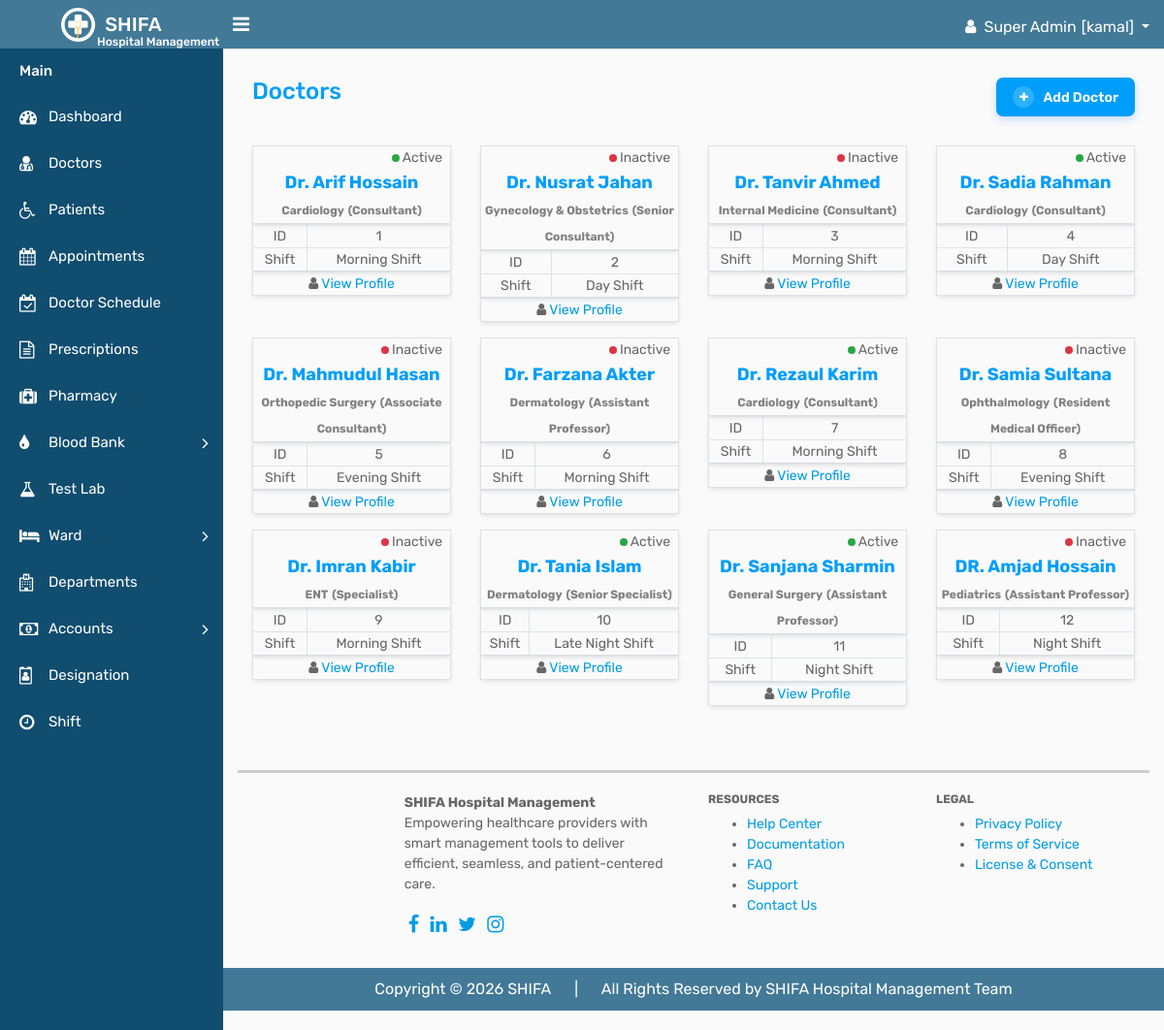
The page /doctors/doctors.php (signed in) on the database as committed earlier.
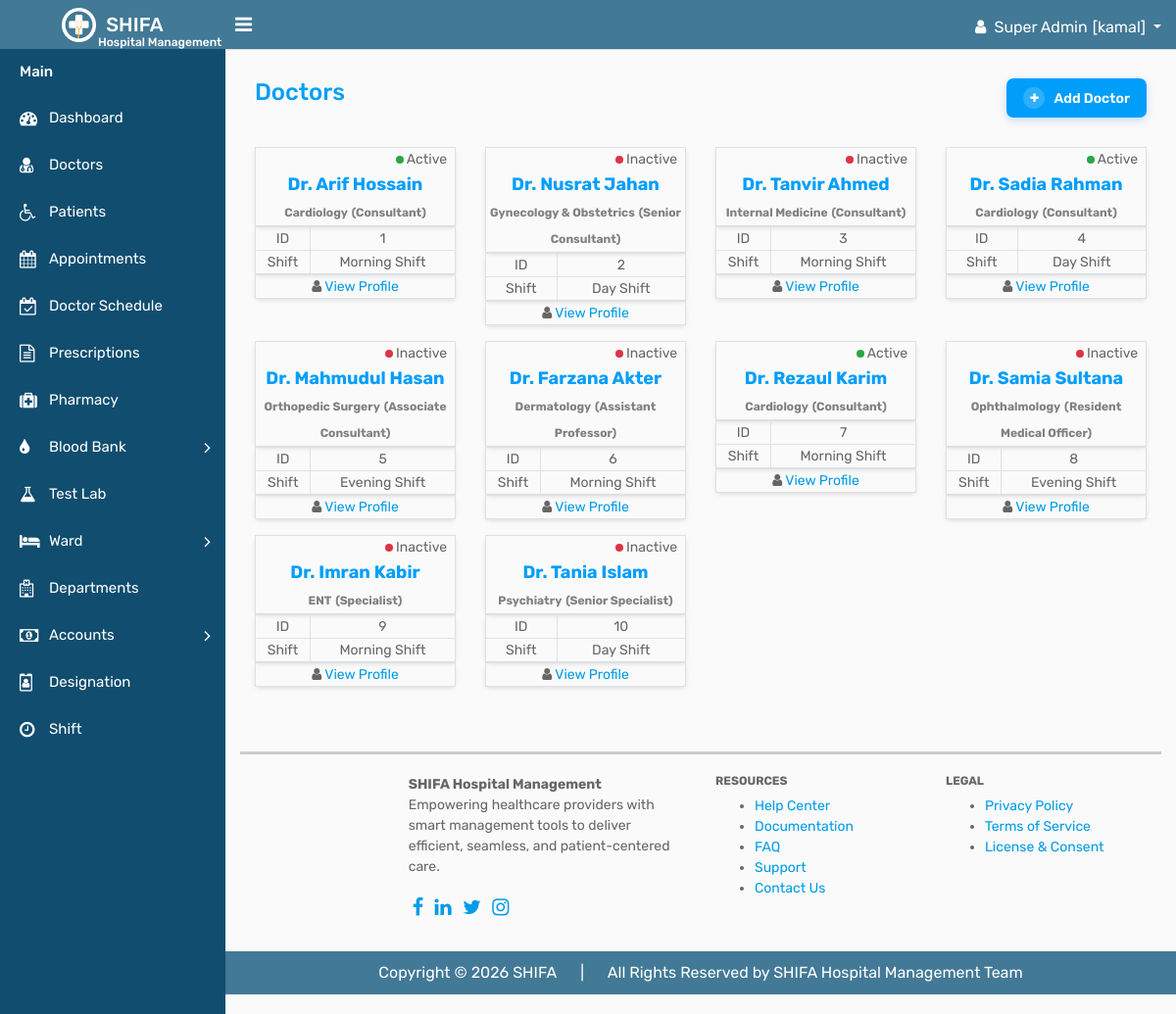
The same page on the database as committed later.
### tables this page shows
CREATE TABLE `doctors` (
  `id` int(11) NOT NULL,
  `department_id` int(11) NOT NULL,
  `designation_id` int(11) NOT NULL,
  `shift_id` int(11) NOT NULL,
  `name` varchar(100) DEFAULT NULL,
  `gender` int(11) DEFAULT NULL COMMENT '1=male,2=female,3=others',
  `specialization` varchar(100) DEFAULT NULL,
  `qualification` varchar(100) DEFAULT NULL,
  `experience` int(11) DEFAULT NULL,
  `phone` varchar(20) DEFAULT NULL,
  `email` varchar(100) DEFAULT NULL,
  `address` text DEFAULT NULL,
  `status` int(2) NOT NULL COMMENT '0=inactive,1=active',
  `created_at` timestamp NOT NULL DEFAULT current_timestamp(),
  `updated_at` timestamp NOT NULL DEFAULT current_timestamp() ON UPDATE current_timestamp(),
  `deleted_at` datetime DEFAULT NULL
);

CREATE TABLE `departments` (
  `id` int(11) NOT NULL,
  `department_name` varchar(100) DEFAULT NULL,
  `description` varchar(255) DEFAULT NULL,
  `status` int(2) DEFAULT NULL COMMENT 'active=1, inactive=0',
  `created_at` timestamp NOT NULL DEFAULT current_timestamp(),
  `updated_at` timestamp NOT NULL DEFAULT current_timestamp() ON UPDATE current_timestamp(),
  `deleted_at` datetime DEFAULT NULL
);

CREATE TABLE `designation` (
  `id` int(11) NOT NULL,
  `designation_name` varchar(100) DEFAULT NULL,
  `description` varchar(255) DEFAULT NULL,
  `status` int(2) NOT NULL COMMENT '0=inactive, 1=active',
  `created_at` timestamp NULL DEFAULT NULL,
  `updated_at` timestamp NULL DEFAULT NULL,
  `deleted_at` datetime DEFAULT NULL
);

CREATE TABLE `shift` (
  `id` int(11) NOT NULL,
  `shift_name` varchar(100) DEFAULT NULL,
  `shift_start` time DEFAULT NULL,
  `shift_end` time DEFAULT NULL,
  `status` int(2) DEFAULT NULL COMMENT '0=inactive,1=active',
  `created_at` timestamp NULL DEFAULT NULL,
  `updated_at` timestamp NULL DEFAULT NULL,
  `deleted_at` datetime DEFAULT NULL
);

### component/connection.php (called while the page is built, shortened)
<?php
    $base_url = "http://localhost/shifa/";
    require_once  ($_SERVER['DOCUMENT_ROOT'] . "/shifa/crud/crud_class.php");
    $crud = new crud_class();
?>

### crud/crud_class.php (called while the page is built, shortened)
<?php
class crud_class{
    private $host = "localhost";
    private $username = "root";
    private $password = "";
    private $database = "shifa";
    public $conn;
    public function __construct(){
        $this->conn = new mysqli($this->host, $this->username, $this->password, $this->database);
    }
    public function common_query($sql){
        $result=[
            "status"=>false,
            "data"=>[],
            "message"=>""
        ];
        $rs = $this->conn->query($sql);
        if($rs->num_rows > 0){
            $result["status"] = true;
            $result["message"] = "Records found";
            while($row = $rs->fetch_object()){
                $result["data"][] = $row;
            }
            return $result;
        } else {
            $result["message"] = "No records found";
            return $result;
        }
    }
}

### doctors/doctors.php (the view, shortened to what this page needs)
<?php require_once "../component/header.php"; ?>
<?php require_once "../component/sidebar.php"; ?>
 <div class="page-wrapper">
            <div class="content">
                <div class="row">
                    <div class="col-sm-5 col-5">
                        <h4 style="color: #009efb; font-size: 24px;">Doctors</h4>
                    </div>
                    <div class="col-sm-7 col-7 text-right m-b-30">
                        <a href="add_doctor.php" style="display:inline-flex;align-items:center;gap:9px;padding:9px 17px;background:#009efb;color:#fff;border-radius:7px;text-decoration:none;font-size:14px;font-weight:600;box-shadow:0 3px 8px rgba(13,110,253,.22);">
                        <span style="display:inline-flex;align-items:center;justify-content:center;width:22px;height:22px;background:rgba(255,255,255,.18);border-radius:50%;"><i class="fa fa-plus" style="font-size:11px;color:#fff;"></i></span>Add Doctor</a>
                    </div>
                </div>
                <div class="row">
                    <?php
                    $doctors = $crud->common_query("SELECT doctors.*,departments.department_name,designation.designation_name,shift.shift_name FROM doctors LEFT JOIN departments ON doctors.department_id = departments.id LEFT JOIN designation ON doctors.designation_id = designation.id LEFT JOIN shift ON doctors.shift_id = shift.id");
                    if ($doctors['status']) {
                        foreach ($doctors['data'] as $doctor) {
                            ?>
                <div class="col-sm-6 col-md-3 mb-3">
                    <table class="w-100" style="border: 1px solid #dee2e6; border-radius: 5px; box-shadow: 0 2px 4px rgba(0, 0, 0, 0.1);">
                        <tr>
                            <td colspan="2" class="text-right pr-2"><?php if ($doctor->status == '1') { ?><span style="display:inline-block;width:8px;height:8px;background:#28a745;border-radius:50%;"></span> Active
                            <?php } else { ?><span style="display:inline-block;width:8px;height:8px;background:#dc3545;border-radius:50%;"></span> Inactive<?php } ?></td>
                        </tr>
                        <tr>
                            <th class="text-center" colspan="2" style="font-size: 18px; color: #009efb;"><?= htmlspecialchars($doctor->name) ?><br>
                                            <span style="font-size: 12px; color: gray;"><?= htmlspecialchars($doctor->department_name) ?></span>
                                            <span style="font-size: 12px; color: gray;">(<?= htmlspecialchars($doctor->designation_name) ?>)</span>
                            </th>
                        </tr>
                    </table>
                    <table border="1" class="w-100" style="border: 1px solid #dee2e6; border-radius: 5px; box-shadow: 0 2px 4px rgba(0, 0, 0, 0.1);">
                        <tr class="text-center">
                            <td>ID</td>
                            <td><?= htmlspecialchars($doctor->id) ?></td>
                        </tr>
                        <tr class="text-center">
                            <td>Shift</td>
                            <td><?= htmlspecialchars($doctor->shift_name) ?></td>
                        </tr>
                    </table>
                    <table class="w-100" style="border: 1px solid #dee2e6; border-radius: 5px; box-shadow: 0 2px 4px rgba(0, 0, 0, 0.1);">
                        <tr>
                            <td colspan="2" class="text-center"><i class="fa fa-user"></i> <a href="<?= $base_url ?>doctors/view_doctor.php?id=<?= $doctor->id ?>">View Profile</a></td>
                        </tr>
                    </table>
                </div>
                <?php }} ?>
            </div>
<?php require_once "../component/footer.php" ?>

### component/header.php (shortened to what this page needs)
<?php
    require_once "connection.php";
?>
<!DOCTYPE html>
<html lang="en">
<head>
    <link rel="stylesheet" type="text/css" href="<?= $base_url; ?>assets/assets/css/bootstrap.min.css">
    <link rel="stylesheet" type="text/css" href="<?= $base_url; ?>assets/assets//css/font-awesome.min.css">
    <link rel="stylesheet" type="text/css" href="<?= $base_url; ?>assets/assets//css/style.css">
</head>

### component/sidebar.php (shortened to what this page needs)
<body>
    <div class="main-wrapper">
        <div class="header" style="background-color: #427996;">
			<div class="header-left">
				<a href="<?= $base_url; ?>dashboard.php" class="logo">
					<img src="<?= $base_url; ?>assets/assets/img/logo.png" width="35" height="35" alt=""> <span style="font-size: 20px;">SHIFA</span>
                    <span style="color: #fff; font-size: 12px; position: absolute; top: 34px; left: 90px;">Hospital Management</span>
				</a>
			</div>
			<a id="toggle_btn" href="javascript:void(0);"><i class="fa fa-bars"></i></a>
            <ul class="nav user-menu float-right">
                <li class="nav-item dropdown has-arrow">
                    <a href="#" class="dropdown-toggle nav-link user-link" data-toggle="dropdown">
                        <i class="fa fa-user pr-2"></i><span class="auth-role" style="padding-right: 5px;"><?= $_SESSION['user_role']; ?></span>[<span class="auth-name"><?= $_SESSION['user_name']; ?></span>]
                    </a>
                </li>
            </ul>
        </div>
<div class="sidebar" id="sidebar" style="background-color: #104d6f;">
            <div class="sidebar-inner slimscroll">
                <div id="sidebar-menu" class="sidebar-menu">
                    <ul>
                        <li class="menu-title" style="color: #fff;">Main</li>
                        <li>
                            <a href="<?= $base_url; ?>dashboard.php"><i class="fa fa-dashboard" style="color: #fff;"></i> <span style="color: #fff;">Dashboard</span></a>
                        </li>
						<li>
                            <a href="<?= $base_url; ?>doctors/doctors.php"><i class="fa fa-user-md" style="color: #fff;"></i> <span style="color: #fff;">Doctors</span></a>
                        </li>
                        <li>
                            <a href="<?=$base_url; ?>patients/patients.php"><i class="fa fa-wheelchair" style="color: #fff;"></i> <span style="color: #fff;">Patients</span></a>
                        </li>
                        <li>
                            <a href="<?=$base_url; ?>appointment/appointment_list.php"><i class="fa fa-calendar" style="color: #fff;"></i> <span style="color: #fff;">Appointments</span></a>
                        </li>
                        <li>
                            <a href="<?= $base_url; ?>schedule/schedule.php"><i class="fa fa-calendar-check-o" style="color: #fff;"></i> <span style="color: #fff;">Doctor Schedule</span></a>
                        </li>
                        <li>
                            <a href="<?=$base_url; ?>prescription/prescription_list.php"><i class="fa fa-file-text-o" style="color: #fff;"></i> <span style="color: #fff;">Prescriptions</span></a>
                        </li>
                        <li>
                            <a href="<?= $base_url; ?>pharmacy/pharmacy.php"><i class="fa fa-medkit" style="color: #fff;"></i> <span style="color: #fff;">Pharmacy</span></a>
                        </li>
                        <li class="submenu">
							<a href="#"><i class="fa fa-tint" style="color: #fff;"></i> <span style="color: #fff;"> Blood Bank </span> <span class="menu-arrow" style="color: #fff;"></span></a>
						</li>
                        <li>
                            <a href="<?=$base_url; ?>lab/lab_category/lab.php"><i class="fa fa-flask" style="color: #fff;"></i> <span style="color: #fff;">Test Lab</span></a>
                        </li>
                        <li class="submenu">
							<a href="#"><i class="fa fa-bed" style="color: #fff;"></i> <span style="color: #fff;"> Ward </span> <span class="menu-arrow" style="color: #fff;"></span></a>
						</li>
                        <li>
                            <a href="<?= $base_url; ?>departments/departments.php"><i class="fa fa-hospital-o" style="color: #fff;"></i> <span style="color: #fff;">Departments</span></a>
                        </li>
                        <li class="submenu">
							<a href="#"><i class="fa fa-money" style="color: #fff;"></i> <span style="color: #fff;"> Accounts </span> <span class="menu-arrow" style="color: #fff;"></span></a>
						</li>
                        <li>
                            <a href="<?= $base_url; ?>designation/designation.php"><i class="fa fa-id-badge" style="color: #fff;"></i> <span style="color: #fff;">Designation</span></a>
                        </li>
                        <li>
                            <a href="<?= $base_url; ?>shift/shift.php"><i class="fa fa-clock-o" style="color: #fff;"></i> <span style="color: #fff;">Shift</span></a>
                        </li>
                    </div>
            </div>
        </div>

### component/footer.php (shortened to what this page needs)
        <footer>
                <div class="row" style=" border-top: 3px solid #ccc; padding-top: 20px; margin-top: 50px;">
                    <div class="col-sm-4 offset-sm-2">
                        <div class="font-weight-bold">SHIFA Hospital Management</div>
                            <p class="footer-description">Empowering healthcare providers with smart management tools to deliver efficient, seamless, and patient-centered care.</p>
                        <div class="social-icons">
                            <a href="#" style="font-size: 20px;"><i class="fa fa-facebook p-1 "></i></a>
                            <a href="#" style="font-size: 20px;"><i class="fa fa-linkedin p-1"></i></a>
                            <a href="#" style="font-size: 20px;"><i class="fa fa-twitter p-1"></i></a>
                            <a href="#" style="font-size: 20px;"><i class="fa fa-instagram p-1"></i></a>
                        </div>
                    </div>
                    <div class="col-sm-3">
                        <h6 class="font-weight-bold">RESOURCES</h6>
                        <ul class="footer-links">
                            <li><a href="#">Help Center</a></li>
                            <li><a href="#">Documentation</a></li>
                            <li><a href="#">FAQ</a></li>
                            <li><a href="#">Support</a></li>
                            <li><a href="#">Contact Us</a></li>
                        </ul>
                    </div>
                    <div class="col-sm-3">
                    <h6 class="font-weight-bold">LEGAL</h6>
                        <ul class="footer-links">
                            <li><a href="#">Privacy Policy</a></li>
                            <li><a href="#">Terms of Service</a></li>
                            <li><a href="#">License & Consent</a></li>
                        </ul>
                    </div>
                </div>
            </div>
            <div class="row">
                <div class="col-sm-12 text-center" style="font-size: 16px; color: #fff;background-color: #427996; margin-bottom: 20px; padding: 10px; border-radius: 5px;">
                    <span style="margin-right: 20px;">Copyright © 2026 SHIFA</span> | <span style="margin-left: 20px;">All Rights Reserved by SHIFA Hospital Management Team</span>
                </div>
            </div>
        </div>
</body>
</html>

Rows that differ between the two databases and show on the page:
removed doctors: status 1 (drawn), name "Dr. Sanjana Sharmin", department.department_name "General Surgery", designation.designation_name "Assistant Professor", id "11", shift.shift_name "Night Shift"
removed doctors: status 0 (drawn), name "DR. Amjad Hossain", department.department_name "Pediatrics", designation.designation_name "Assistant Professor", id "12", shift.shift_name "Night Shift"
changed doctors "Dr. Tania Islam": department.department_name "Dermatology" → "Psychiatry"; shift.shift_name "Late Night Shift" → "Day Shift"; status "Active" → "Inactive"
